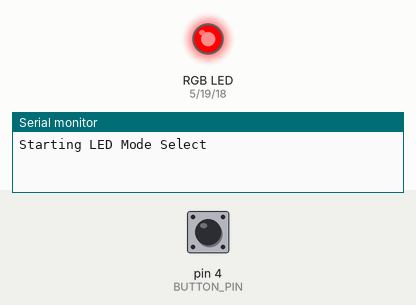
Simulated run of this sketch. Board: Arduino Uno, built with avr-gcc and run on an emulated ATmega328P. Parts: an RGB LED mixed from three pins (HIGH = lit), the last lines printed to the serial monitor. The inputs (shaded band) are chosen by the test bench; at power-on: pin 4 (BUTTON_PIN) HIGH. Random numbers use the default seed unless the sketch sets one.

Above: at 1.2 s.
1.3 s: pin 4 (BUTTON_PIN) pulled LOW for 0.15 s
At 4.08 s:
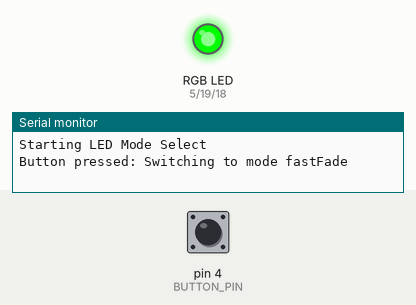
4.3 s: pin 4 (BUTTON_PIN) pulled LOW for 1 s
At 6.08 s:
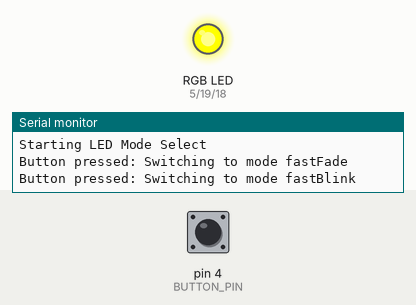
7.3 s: pin 4 (BUTTON_PIN) pulsed LOW 2 times (0.12 s each, 0.3 s apart)
10.7 s: pin 4 (BUTTON_PIN) pulled LOW for 0.15 s
At 11.48 s:
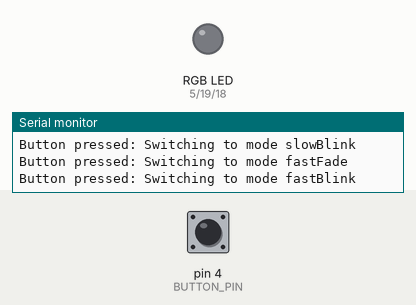
13.8 s: pin 4 (BUTTON_PIN) pulled LOW for 3.2 s
Timing chart, 0 to 19.5 s (numbered marks = the images above; inputs shaded):
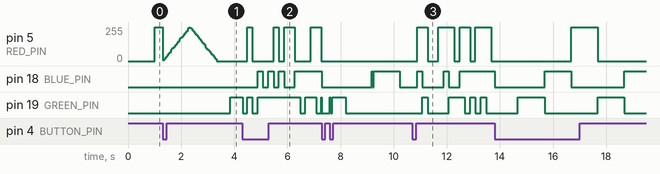

Measured:
- after the input at 4.3 s, pin 5 (RED_PIN): 0/255 → 255/255 after 0.18 s, → 0/255 0.20 s later, → 255/255 0.80 s later, → 0/255 0.20 s later, … (8 changes in this stretch); pin 18 (BLUE_PIN): LOW → HIGH after 0.58 s, then repeats every 0.40 s: LOW 0.20 s, HIGH 0.20 s
- after the input at 10.7 s, pin 18 (BLUE_PIN): goes HIGH 0.20 s, LOW 0.80 s, HIGH 0.20 s, LOW 0.40 s, then HIGH, starting after 0.18 s
- by itself, pin 19 (GREEN_PIN): alternates HIGH for 1.0 s and LOW for 2.0 s

The sketch:

02-Button.ino
```cpp
// (licence header left out)
// Define the pins for the RGB LED and button
#define RED_PIN 5
#define GREEN_PIN 19
#define BLUE_PIN 18
#define BUTTON_PIN 4 // Button connected to GPIO4 with internal pull-up resistor

// Declare variables for mode switching and timing
int currentMode = 0; // Tracks the current mode (0: Slow Blink, 1: Fast Fade, 2: Fast Blink)
unsigned long lastButtonPressTime = 0; // Tracks the last button press time for debouncing
unsigned long lastModeUpdateTime = 0; // Tracks the last mode update time
const unsigned long debounceDelay = 200; // Debounce delay for button presses
const unsigned long slowBlinkInterval = 1000; // Interval for slow blink mode
const unsigned long fastBlinkInterval = 200; // Interval for fast blink mode
const unsigned long fadeInterval = 20; // Interval for fade updates
int lastButtonState = HIGH; // Tracks the last button state
int fadeValue = 0; // Current fade value for Fast Fade mode
int fadeDirection = 1; // Direction of fade (1: increasing, -1: decreasing)
int activeColor = 0; // Active color for Fast Fade mode (0: Red, 1: Green, 2: Blue)

void setup() {
  // Initialize pins
  pinMode(RED_PIN, OUTPUT);
  pinMode(GREEN_PIN, OUTPUT);
  pinMode(BLUE_PIN, OUTPUT);
  pinMode(BUTTON_PIN, INPUT_PULLUP); // Enable internal pull-up resistor for the button

  // Initialize the Serial Monitor
  Serial.begin(9600);
  Serial.println("Starting LED Mode Select");

  // Turn off all LEDs initially
  analogWrite(RED_PIN, 0);
  analogWrite(GREEN_PIN, 0);
  analogWrite(BLUE_PIN, 0);
}

void loop() {
  // Handle button press to switch modes
  handleButtonPress();

  // Execute the current mode
  switch (currentMode) {
    case 0:
      slowBlink();
      break;
    case 1:
      fastFade();
      break;
    case 2:
      fastBlink();
      break;
  }
}

// Handles button press events and switches between modes
void handleButtonPress() {
  int buttonState = digitalRead(BUTTON_PIN); // Read the current button state

  // Check if the button state has changed and is pressed (LOW)
  if (buttonState != lastButtonState && buttonState == LOW) {
    if (millis() - lastButtonPressTime > debounceDelay) {
      // Cycle to the next mode
      currentMode = (currentMode + 1) % 3;
      lastButtonPressTime = millis(); // Update the last button press time

      // Turn off all LEDs
      analogWrite(RED_PIN, 0);
      analogWrite(GREEN_PIN, 0);
      analogWrite(BLUE_PIN, 0);

      // Print the current mode to the Serial Monitor
      Serial.print("Button pressed: Switching to mode ");
      switch (currentMode) {
        case 0:
          Serial.println("slowBlink");
          break;
        case 1:
          Serial.println("fastFade");
          break;
        case 2:
          Serial.println("fastBlink");
          break;
      }
    }
  }

  lastButtonState = buttonState; // Update the last button state
}

// Slow Blink mode
// Cycle through red, green, and blue LEDs with a slow blink
void slowBlink() {

  if (millis() - lastModeUpdateTime >= slowBlinkInterval) {
    lastModeUpdateTime = millis();
    static int color = 0; // Tracks the current color (0: Red, 1: Green, 2: Blue)

    // Turn off all LEDs
    analogWrite(RED_PIN, 0);
    analogWrite(GREEN_PIN, 0);
    analogWrite(BLUE_PIN, 0);

    // Turn on the current color LED
    if (color == 0) analogWrite(RED_PIN, 255);
    else if (color == 1) analogWrite(GREEN_PIN, 255);
    else if (color == 2) analogWrite(BLUE_PIN, 255);

    color = (color + 1) % 3; // Cycle to the next color
  }
}

// Fast Fade mode
// Smoothly fade a random color in and out
void fastFade() {

  if (millis() - lastModeUpdateTime >= fadeInterval) {
    lastModeUpdateTime = millis();

    // Update the fade value
    fadeValue += fadeDirection * 5;
    if (fadeValue <= 0 || fadeValue >= 255) {
      fadeDirection *= -1; // Reverse the fade direction
      if (fadeValue <= 0) {
        activeColor = random(0, 3); // Select a new random color
      }
      fadeValue = constrain(fadeValue, 0, 255); // Constrain the fade value
    }

    // Turn off all LEDs
    analogWrite(RED_PIN, 0);
    analogWrite(GREEN_PIN, 0);
    analogWrite(BLUE_PIN, 0);

    // Set the active color LED to the fade value
    if (activeColor == 0) analogWrite(RED_PIN, fadeValue);
    else if (activeColor == 1) analogWrite(GREEN_PIN, fadeValue);
    else if (activeColor == 2) analogWrite(BLUE_PIN, fadeValue);
  }
}

// Fast Blink mode
// Randomly blink one or more LEDs at a fast rate
void fastBlink() {

  if (millis() - lastModeUpdateTime >= fastBlinkInterval) {
    lastModeUpdateTime = millis();

    // Turn off all LEDs
    analogWrite(RED_PIN, 0);
    analogWrite(GREEN_PIN, 0);
    analogWrite(BLUE_PIN, 0);

    // Randomly turn on one or more LEDs
    if (random(0, 2)) analogWrite(RED_PIN, 255);
    if (random(0, 2)) analogWrite(GREEN_PIN, 255);
    if (random(0, 2)) analogWrite(BLUE_PIN, 255);
  }
}
```
